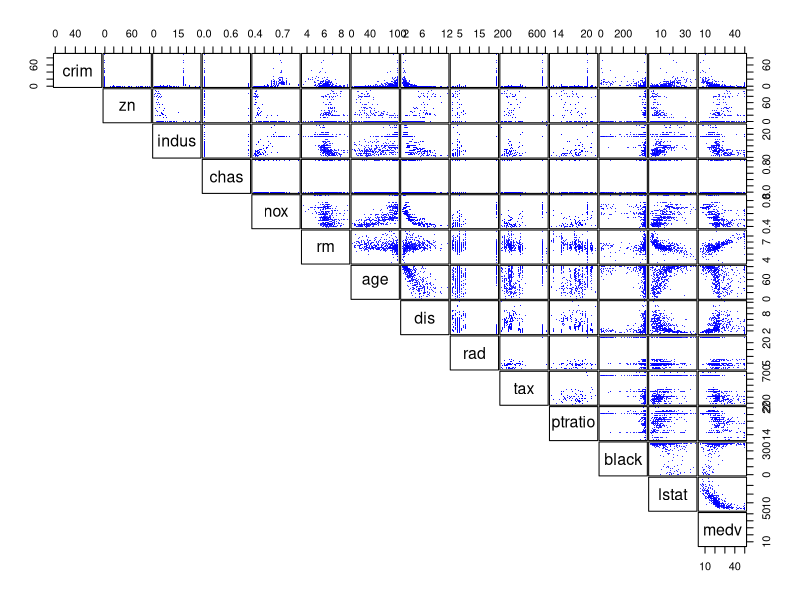
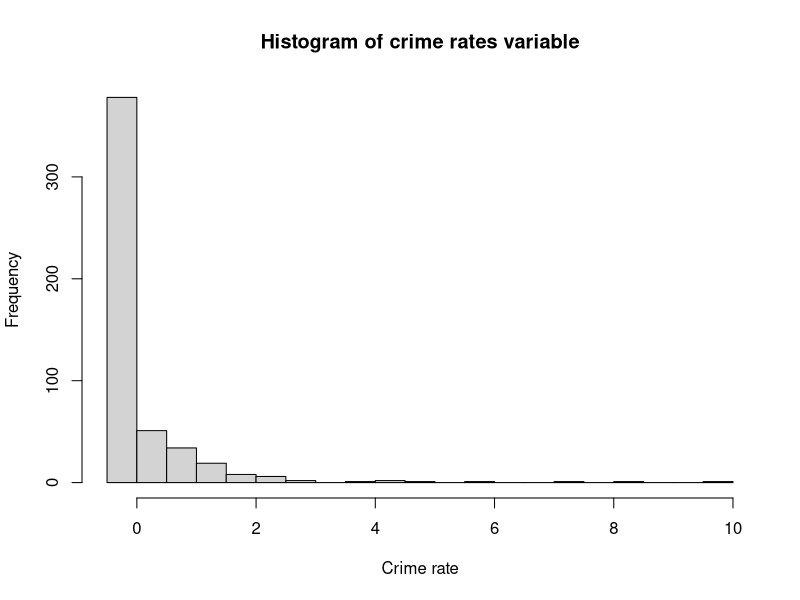
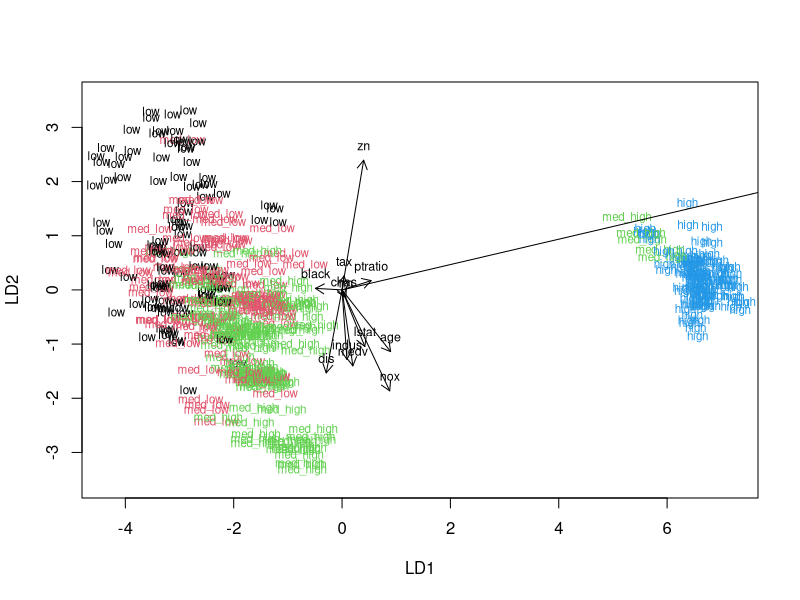
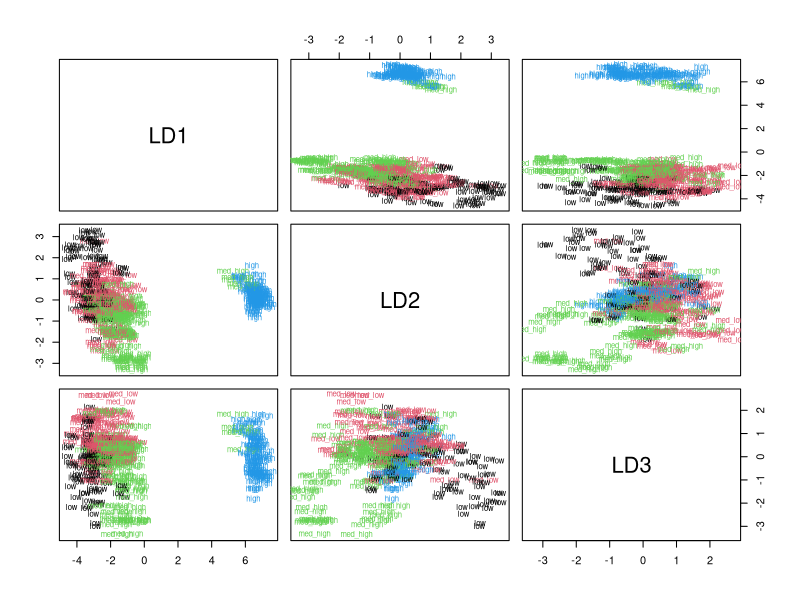
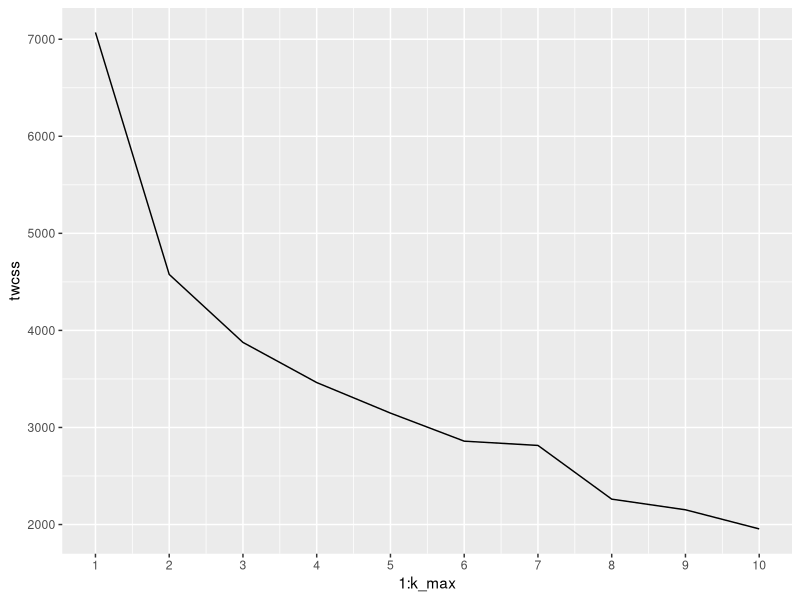
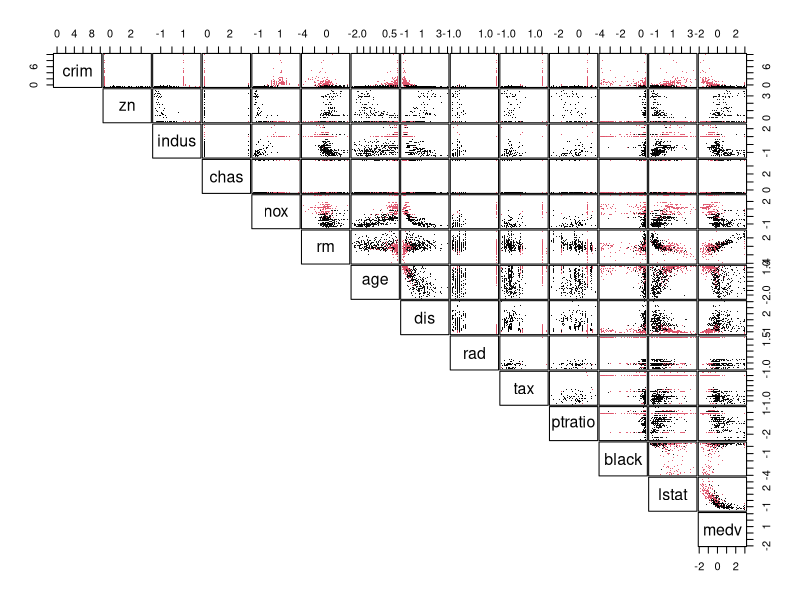

The R script that drew these images, in order:
## ---- chunk 1
library(MASS)
library(scales)
str(Boston)
## ---- chunk 2
print(summary(Boston))
pairs(Boston, lower.panel = NULL, col=alpha('blue', 0.8), gap=0.1, pch='.')
## ---- chunk 3
bostonScaled=as.data.frame(scale(Boston))
summary(bostonScaled)
## ---- chunk 4
library(dplyr)
hist(bostonScaled$crim, nclass = 20, main="Histogram of crime rates variable", xlab="Crime rate")
breaks0=quantile(bostonScaled$crim)
crime <- cut(bostonScaled$crim, breaks = breaks0, include.lowest = TRUE,
              label=c("low", "med_low", "med_high", "high"))
print("Breaks are in points: ")
print(breaks0)
print("Crime as categorized variable (%): ")
print(table(crime)%>%prop.table())
bostonScaled$crim=crime
bostonScaled <- dplyr::select(bostonScaled, -crim)
bostonScaled$crim=crime
index=sample(nrow(bostonScaled), size=0.8*nrow(bostonScaled))
train=bostonScaled[index,]
test=bostonScaled[-index,]
#nrow(train); nrow(test)

## ---- chunk 5
bostonFit=lda(crim~., data=train)
print(bostonFit)

# the function for lda biplot arrows (from datacamp exercises)
lda.arrows <- function(x, myscale = 1, arrow_heads = 0.1, color = "red", tex = 0.75, choices = c(1,2)){
  heads <- coef(x)
  arrows(x0 = 0, y0 = 0, 
         x1 = myscale * heads[,choices[1]], 
         y1 = myscale * heads[,choices[2]], col=color, length = arrow_heads)
  text(myscale * heads[,choices], labels = row.names(heads), 
       cex = tex, col=color, pos=3)
}

classes <- as.numeric(train$crim)

plot(bostonFit, dimen = 2,col = classes, pch = classes)
lda.arrows(bostonFit, myscale = 3, color='black')


plot(bostonFit, dimen = 3,col = classes, pch = classes)

## ---- chunk 6
crimeTest=test$crim
test <- dplyr::select(test, -crim)
lda.pred <- predict(bostonFit, newdata = test)

table(correct = crimeTest, predicted = lda.pred$class)

# cross tabulate the results
table(correct = crimeTest, predicted = lda.pred$class)%>%prop.table(1)*100


## ---- chunk 7
library(ggplot2)
set.seed(123)
bostonScaled=as.data.frame(scale(Boston))

# determine the number of clusters
k_max <- 10

# calculate the total within sum of squares
twcss <- sapply(1:k_max, function(k){kmeans(bostonScaled, k)$tot.withinss})

# visualize the results
qplot(x = 1:k_max, y = twcss, geom = 'line') +
  scale_x_continuous(breaks=c(1,2,3,4,5,6,7,8,9,10))


# k-means clustering
km <-kmeans(bostonScaled, centers = 2)

# plot the Boston dataset with clusters
pairs(bostonScaled, lower.panel = NULL, col=alpha(km$cluster, 0.9), gap=0.1, pch='.')

